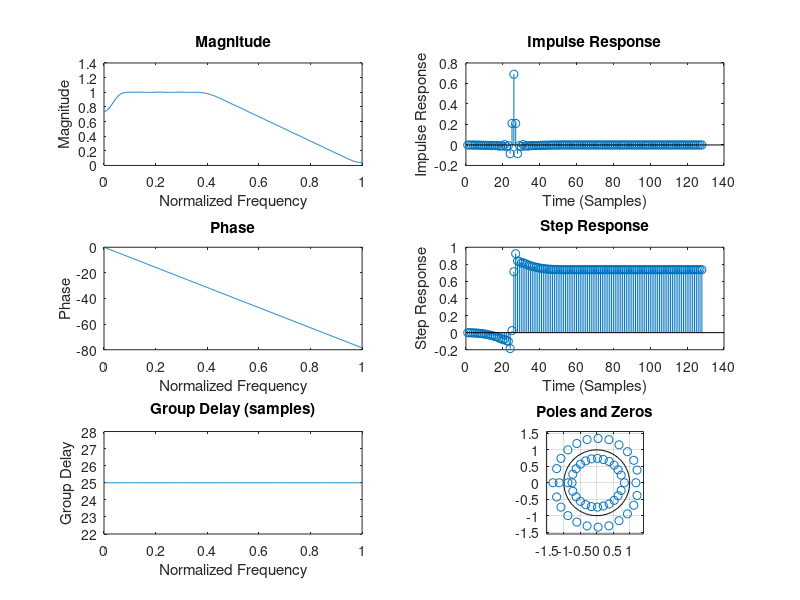
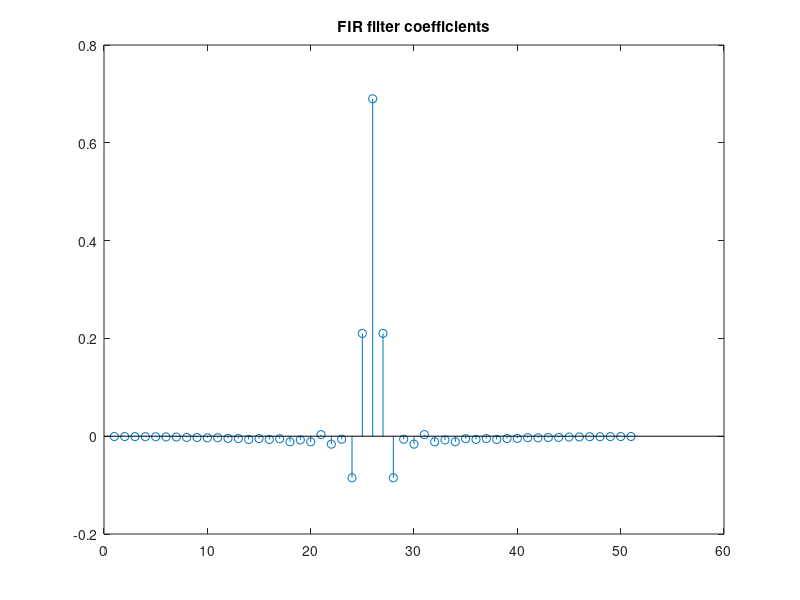
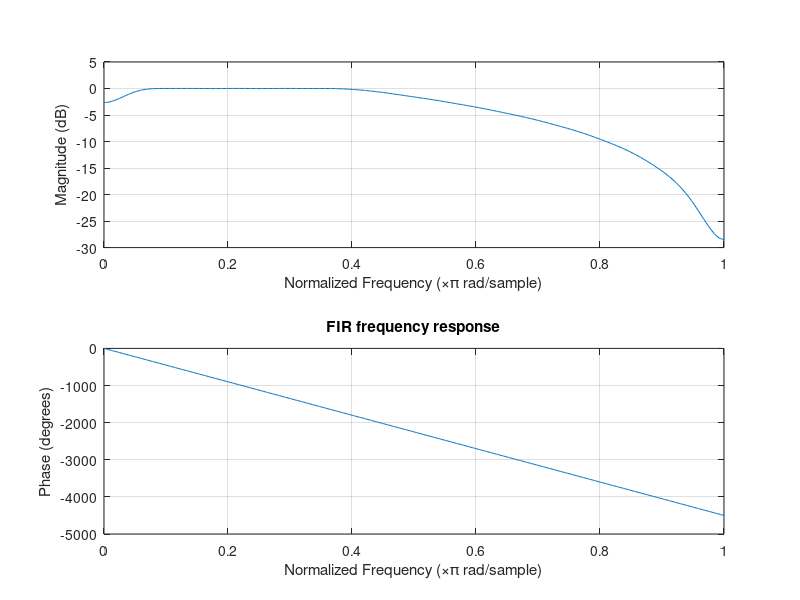

These figures' MATLAB source, in order: (Note: this script raises an error after producing the figures.)
clear
close all
% Generated by http://www.micromodeler.com/dsp/ using Frequency Sampling (Inverse DFT)
%% ###########################################################
% The length, or number of taps of the filter
filter1.length=51; %Filter order
filter1.fs=30000; %Samplings frequency Hz
filter1.groupDelay=(filter1.length/2)/filter1.fs; %Group delay in sec.
filter1.fc1=300; %Frequency cut 1 (start of bandpass) Hz
filter1.fc2=6000; %Frequency cut 2 (end of bandpass) Hz
wc1 = (filter1.fc1/filter1.fs)*2;
wc2 = (filter1.fc2/filter1.fs)*2;

% The frequencies at the band edges
filter1.frequencies = [ 0, wc1, wc2, 1 ]; 
	
% The desired response
filter1.desired = [ 0, 1, 1, 0 ];

% Design the filter using the frequency sampling method with a Hamming window
%filter1.numerator = fir2( filter1.length-1, filter1.frequencies, filter1.desired, rectwin(filter1.length) ); % b coefficients
filter1.numerator = fir2( filter1.length-1, filter1.frequencies, filter1.desired, hamming(filter1.length) ); % b coefficients, hann, hamming, blackman
filter1.denominator = 1; % a coefficients


filter1.p_poles = roots( filter1.denominator );
filter1.z_zeros = roots( filter1.numerator );


%% ###########################################################
%# Filter analysis code
% Calculate the frequencies of interest      
filter1.frequencies = linspace( 0, 1, 512 );


% Calculate the complex frequency response      
filter1.cmplx = freqz( filter1.numerator, filter1.denominator, filter1.frequencies * pi );


% Calculate the magnitude of the frequency response
filter1.magnitude = abs( filter1.cmplx );


% Calculate the phase response      
filter1.phase = angle( filter1.cmplx );
% filter1.phase = unwrap( arg( filter1.cmplx ) );


% Calculate the group delay      
filter1.delay = grpdelay( filter1.numerator, filter1.denominator, filter1.frequencies );


% Calculate the impulse response      
filter1.impulse = filter( filter1.numerator, filter1.denominator, [1, zeros(1,127)] );


% Calculate the step response      
filter1.step = filter( filter1.numerator, filter1.denominator, ones(1,128) );


%% ###########################################################
%# Generate graphs
% The frequency vs magnitude graph
subplot( 3, 2, 1 );
plot( filter1.frequencies, 	filter1.magnitude );
xlabel('Normalized Frequency');
ylabel('Magnitude');
title( 'Magnitude' );
      
% The frequency vs phase graph
subplot( 3, 2, 3 );
plot( filter1.frequencies, 	unwrap( filter1.phase ) );
xlabel('Normalized Frequency');
ylabel('Phase');
title( 'Phase' );


% The frequency vs group delay graph
subplot( 3, 2, 5 );
plot( filter1.frequencies, 	filter1.delay );
title( 'Group Delay (samples)' );
xlabel('Normalized Frequency');
ylabel('Group Delay');
      
% The impulse response vs time graph
subplot( 3, 2, 2 );
stem( filter1.impulse );
title( 'Impulse Response' );
xlabel('Time (Samples)');
ylabel('Impulse Response');
      
subplot( 3, 2, 4 );
stem( filter1.step );     
title( 'Step Response' );
xlabel('Time (Samples)');
ylabel('Step Response');


% z-plane plot (poles and zeros)
subplot( 3, 2, 6 );
zplane( filter1.z_zeros, filter1.p_poles );
title( 'Poles and Zeros' );

%z-plane plot (Coefficients)
%figure
%zplane( filter1.numerator, filter1.denominator );

figure
b = filter1.numerator
stem(b);
title('FIR filter coefficients');
filter1
figure
freqz(filter1.numerator, filter1.denominator)
title('FIR frequency response');

%% Save coefficeints to header file
SaveFilterHeaderFile(b, filter1.fc1, 'FilterCoeffs_test.h');



